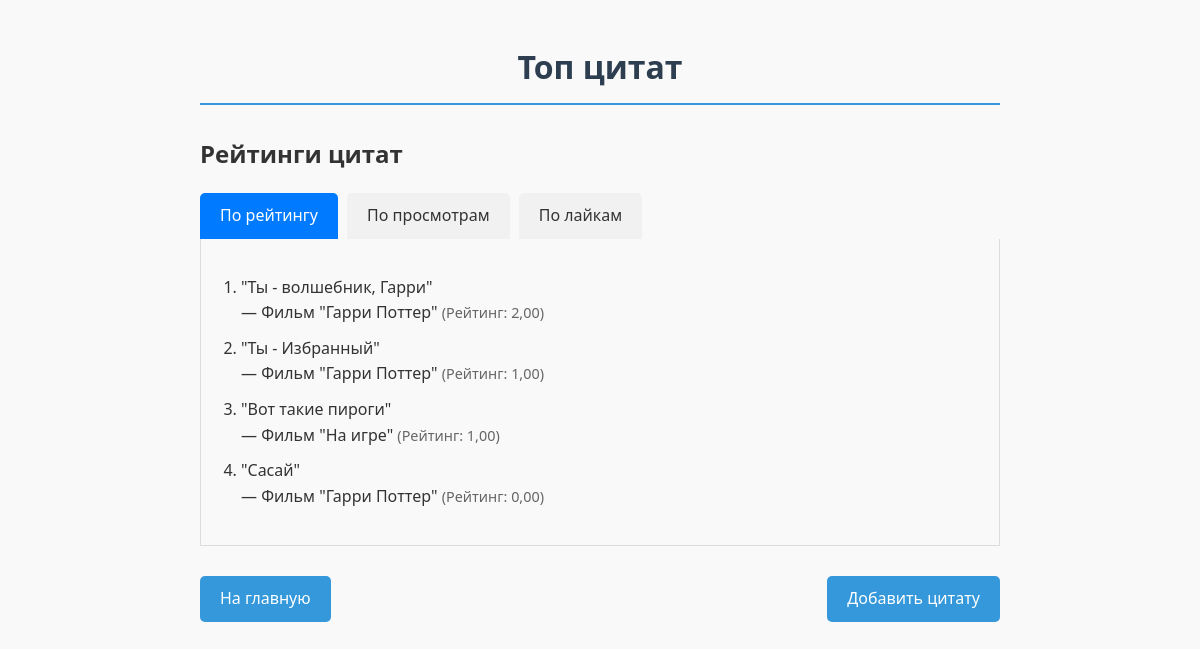
Page /top10 on the earlier database version.
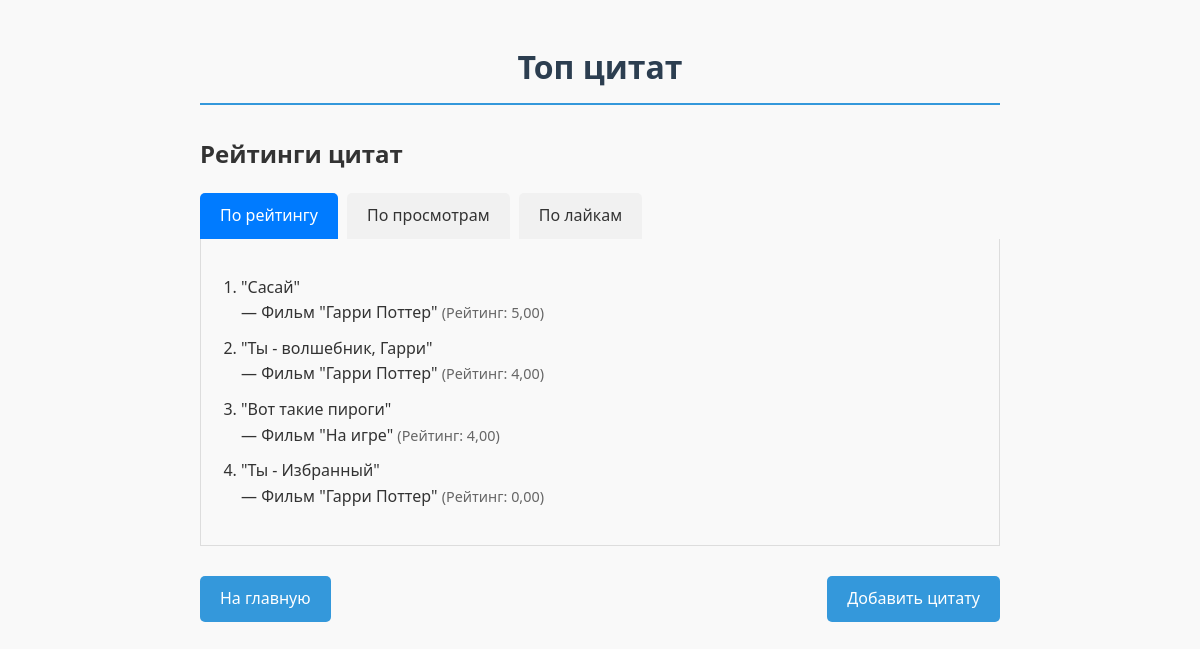
Same page on the later database version.
### main/models.py (models this page shows, shortened)
class Citation(models.Model):
    text = models.TextField('Текст', unique=True)
    source = models.ForeignKey(Source, on_delete=models.CASCADE)
    weight = models.FloatField('Вес', default=1)
    likes = models.IntegerField('Лайки', default=0)
    dislikes = models.IntegerField('Дизлайки', default=0)
    views = models.PositiveIntegerField('Просмотры', default=0)

class Source(models.Model):
    name = models.CharField('Источник', max_length=120)
    type = models.CharField('Тип', max_length=20, choices=[('movie', 'Фильм'), ('book', 'Книга')])

### main/views.py (the view)
# urls.py: path('top10', views.top10),
def top10(request):
    top_by_rating = Citation.objects.annotate(
        rating=ExpressionWrapper(
            (F('likes') + 1) / (F('dislikes') + 1),
            output_field=FloatField()
        )
    ).order_by('-rating')[:10]
    top_by_views = Citation.objects.order_by('-views')[:10]
    top_by_likes = Citation.objects.order_by('-likes')[:10]
    return render(request, 'main/top10.html', {
        'title': 'Топ цитат',
        'top_by_rating': top_by_rating,
        'top_by_views': top_by_views,
        'top_by_likes': top_by_likes
    })

### main/templates/main/top10.html (shortened to what this page needs)
{% extends 'main/base.html' %}
{% block body %}
<div class="container">
    <h2 class="text-center">Рейтинги цитат</h2>
    <div class="tab-control">
        <label for="tab1">По рейтингу</label>
        <label for="tab2">По просмотрам</label>
        <label for="tab3">По лайкам</label>
        <div class="tab-content" id="content1">
            <ol>
                {% for citation in top_by_rating %}
                <li>
                    "{{ citation.text }}"<br>
                    <span class="source-type">— {{ citation.source.get_type_display }} "{{ citation.source.name }}"</span>
                    <small>(Рейтинг: {{ citation.rating|floatformat:2 }})</small>
                </li>
                {% endfor %}
            </ol>
        </div>
    </div>
</div>
{% endblock %}
{% block navigation %}
</body>
    <div class="navigation">
        <a href="/" class="btn">На главную</a>
        <a href="/add" class="btn">Добавить цитату</a>
    </div>
{% endblock %}

Differences in the rows shown:
changed Citation "Сасай": rating "0,00" → "5,00"; moves up the list
changed Citation "Ты - волшебник, Гарри": rating "2,00" → "4,00"
changed Citation "Вот такие пироги": rating "1,00" → "4,00"; moves down the list
changed Citation "Ты - Избранный": rating "1,00" → "0,00"
